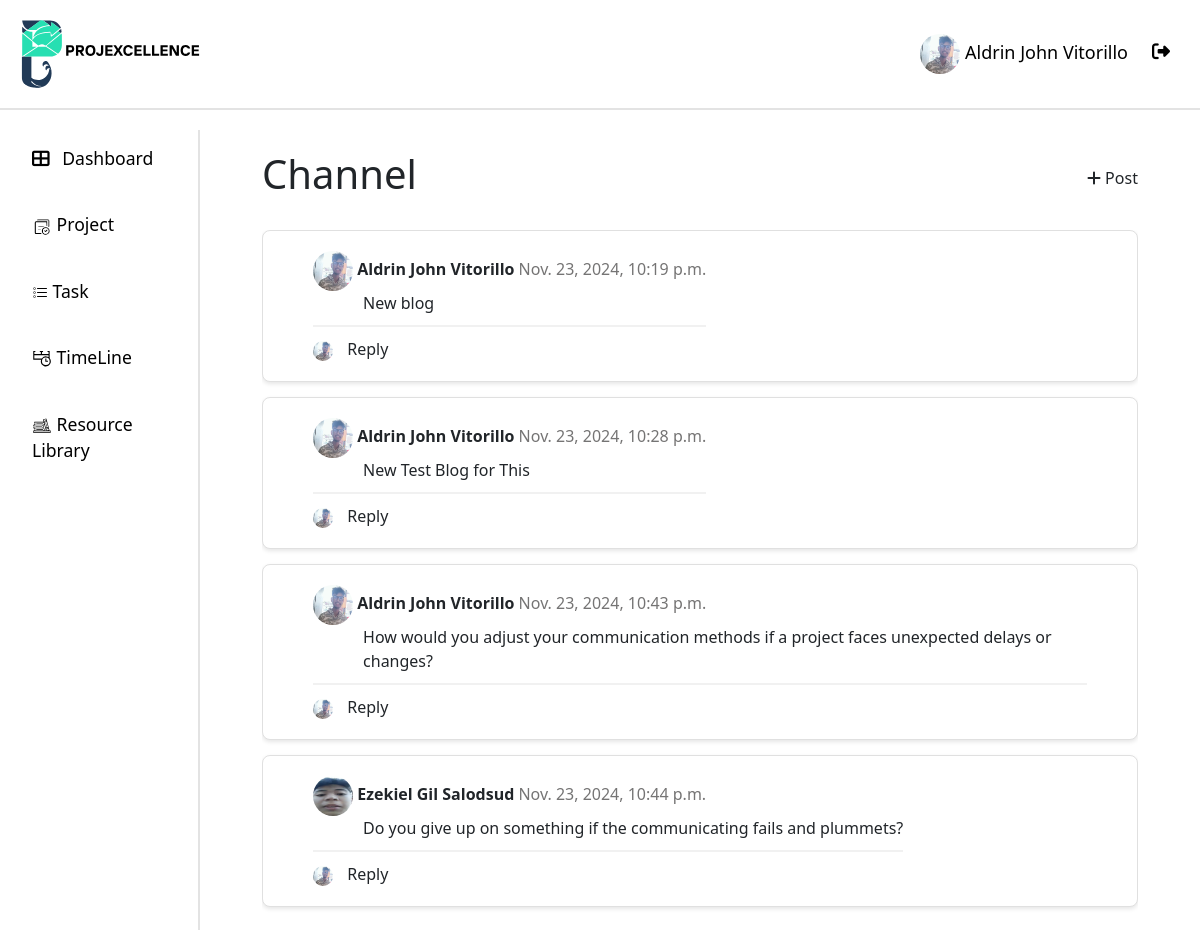
/blogpost/1 (signed in), run on the app's committed database.
### api/models.py (models this page shows, shortened)
class User(AbstractUser):
    ROLE_CHOICES = [
        ("ADMIN", "Admin"),
        ("PM", "projectmanger"),
        ("MEMBER", "member"),
    ]
    STATUS_CHOICES = [
        ("APPROVED", "Approved"),
        ("REJECTED", "Rejected"),
        ("PENDING", "Pending"),
    ]
    username = None  # Remove the username field entirely
    email = models.EmailField(_("email address"), unique=True)
    phone_regex = RegexValidator(
        regex=r"^\+?1?\d{9,15}$",
        message="Phone number must be entered in the format: '+999999999'. Up to 15 digits allowed.",
    )
    phone_number = models.CharField(validators=[phone_regex], max_length=17, blank=True)
    role = models.CharField(max_length=10, choices=ROLE_CHOICES, default="EMPLOYEE")
    date_of_hire = models.DateField(blank=True, null=True)
    profile_path = models.ImageField(null=True, blank=True,upload_to='profile/' )
    status = models.CharField(max_length=20, choices=STATUS_CHOICES, default="PENDING")
    groups = models.ManyToManyField(
        "auth.Group",
        verbose_name=_("groups"),
        blank=True,
        related_name="custom_user_set",
        related_query_name="custom_user",
    )
    user_permissions = models.ManyToManyField(
        "auth.Permission",
        verbose_name=_("user permissions"),
        blank=True,
        related_name="custom_user_set",
        related_query_name="custom_user",
    )
    objects = UserManager()
    USERNAME_FIELD = "email"
    REQUIRED_FIELDS = ["first_name", "last_name", "date_of_hire", "password"]

class BlogPost(models.Model):
    posted_by = models.ForeignKey(User, on_delete=models.CASCADE)
    time_posted = models.DateTimeField(auto_now_add=True)
    project = models.ForeignKey(Project, on_delete=models.CASCADE)
    message = models.TextField()

### api/views.py (the view, shortened to what this page needs)
# urls.py: path("blogpost/<int:project_id>",views.blog_list,name="blog_post"),
@login_required
def blog_list(request, project_id):
    add_blog_form = AddBlogForm()
    project = get_object_or_404(Project, id=project_id)
    blogs = BlogPost.objects.filter(project = project).order_by("time_posted")
    context = {
        "add_blog_form": AddBlogForm(),
        "project": project,
        "blogs":blogs,
    }
    return render(request, "BlogPost.html", context)

### api/templates/BlogPost.html (shortened to what this page needs)
{% extends "base.html" %}
{% load crispy_forms_tags %}
{% load custom_filters %}
{% block content %}
<div class="page-container">
    <div class="d-flex justify-content-between align-items-center mb-4">
        <h1>Channel</h1>
        <div class="add-task" data-bs-toggle="modal" data-bs-target="#addBlogModal">
            <i class="fas fa-plus mr-2"></i> Post
        </div>
    </div>
    <div id="tasks-list">
        {% for blog in blogs %}
        <div class="task-item ">
            <div class="task-content">
                <div>
                    <div class="task-title" style="align-items: center;">
                        <span style="font-weight: 600;"> <img class="avatar" src="{{blog.posted_by.profile_path.url }}" width="40px" height="40px" style="border-radius: 50%;" ></span>
                        <span style="font-weight: 600;">{{ blog.posted_by.first_name|capfirst}} {{blog.posted_by.last_name|capfirst }} </span>
                        <span style="font-weight: 300; color: rgb(117, 116, 116);">{{ blog.time_posted}}</span>
                    </div>
                    <div class="task-title" style="margin-left: 50px;">{{ blog.message}}</div>
                    <hr style="border: 1px solid rgb(200, 200, 200); margin: 10px 0;">
                    <div style="border: top 3px;">
                       <span><img class="avatar" src="{{ request.user.profile_path.url }}" width="20px" height="20px" style="border-radius: 50%;" ></span>
                       <span style="margin-left: 10px; padding-top: 20;">Reply</span>
                    </div>
                </div>
            </div>
        </div>
        {% endfor %}
</div>
{% endblock %}

### api/templates/base.html (shortened to what this page needs)
{% load static %}
<!DOCTYPE html>
<html lang="en">
  <head>
    <link
      href="https://cdn.jsdelivr.net/npm/bootstrap@5.3.0/dist/css/bootstrap.min.css"
      rel="stylesheet"
    />
    <link href="https://cdn.jsdelivr.net/npm/bootstrap-icons/font/bootstrap-icons.css" rel="stylesheet">
    <link
      href="https://cdnjs.cloudflare.com/ajax/libs/font-awesome/6.4.0/css/all.min.css"
      rel="stylesheet"
    />
    <link href="https://cdn.jsdelivr.net/npm/bootstrap@5.3.0/dist/css/bootstrap.min.css" rel="stylesheet">
  </head>
  <body>
    <header>
      <div class="header">
          <img src="{% static '/res/slogo.svg' %}" alt="logo" width="200px">
          <div class="profile" >
            <a class="nav-link {% if request.resolver_match.url_name == 'profile' %}active{% endif %}" href="{% url 'profile' %}">
              {% if request.user.profile_path.url != null  %}
                <img class="avatar" src="{{ request.user.profile_path.url }}" width="40px" height="40px" style="border-radius: 50%;" >
              {%endif%}
              {{ request.user.first_name|capfirst }} {{ request.user.last_name|capfirst }}
            </a>
            <a class="nav-link" href="{% url 'logout' %}" onclick="event.preventDefault(); document.getElementById('logout-form').submit();" style="margin-top: 5px;">
              <i class="fas fa-sign-out-alt me-2"></i>
            </a>
          </div>
      </div>
    </header>
    <div class="container-fluid">
      <div class="row">
        <nav
          id="sidebarMenu"
          class="col-md-3 col-lg-2 d-md-block sidebar collapse"
        >
          <ul class="nav flex-column">
            <li class="nav-item">
              <a class="nav-link {% if request.resolver_match.url_name == 'dashboard' %}active{% endif %}" href="{% url 'dashboard' %}">
                <i class="fas fa-th-large me-2"></i> Dashboard
              </a>
            </li>
            <li class="nav-item">
              <a class="nav-link {% if request.resolver_match.url_name == 'project' %}active{% endif %}" href="{% url 'project' %}">
                <img src="{% static '/res/projectIcon.svg' %}" alt="logo" width="20px">  Project
              </a>
            </li>
            <li class="nav-item">
              <a class="nav-link {% if request.resolver_match.url_name == 'task' %}active{% endif %}" href="{% url 'task' 'Pending' %}">
                 Task
              </a>
            </li>
            <li class="nav-item">
              <a class="nav-link {% if request.resolver_match.url_name == 'timeline' %}active{% endif %}" href="{% url 'timeline' %}">
                <img src="{% static '/res/timelineIcon.svg' %}" alt="logo" width="20px">  TimeLine
              </a>
            </li>
            <li class="nav-item">
              <a class="nav-link {% if request.resolver_match.url_name == 'resourceLib' %}active{% endif %}" href="{% url 'resourceLib' %}">
                <img src="{% static '/res/resourceIcon.svg' %}" alt="logo" width="20px"> Resource Library
              </a>
            </li>
          </ul>
        </nav>
        <main class="col-md-9 ms-sm-auto col-lg-10 px-md-4 main-content">
          {% block content %}{% endblock content %}
        </main>
      </div>
    </div>
  </body>
</html>

### api/templates/base.html (style rules this page uses)
.header { overflow: hidden; background-color: #ffffff; padding: 20px 10px; position: fixed; top: 0; width: 100%; z-index: 1000; margin-bottom: 10px; border-bottom: 2px solid #e3e3e3; height: 110px; display: flex; justify-content: space-between; align-items: center; }
.header a { float: left; color: black; text-align: center; padding: 12px; text-decoration: none; font-size: 18px; line-height: 25px; border-radius: 4px; }
body { margin-top: 130px; background-color: #ffffff; }
.sidebar { background-color: #ffffff; color: black; height: 100vh; overflow-y: auto; position: fixed; top: 100; left: 0; z-index: 1000; border-right: 2px solid #e3e3e3; }
.sidebar .nav-link { color: black; padding: 15px 20px; font-size: 1.1rem; margin-bottom: 10px; }
.main-content { margin-left: 0; padding-top: 20px; }

### api/templates/BlogPost.html (style rules this page uses)
.page-container { display: flex; flex-direction: column; min-height: 100vh; margin-left: 4%; margin-right: 4%; user-select: none; }
.task-content { display:flex; align-items: center; }
#tasks-list { flex: 1; overflow-y: auto; margin-bottom: 20px; }
.task-item { background-color: #ffffff; border: 1px solid #e0e0e0; border-radius: 8px; padding: 20px; padding-left: 50px; padding-right: 50px; margin-bottom: 15px; cursor: pointer; transition: all 0.3s ease; box-shadow: 0 2px 4px rgba(0,0,0,0.1); }

### data on the page
User: user.profile_path (picture), user.first_name "Aldrin John", user.last_name "Vitorillo"
BlogPost: posted_by.profile_path (picture), posted_by.first_name "Aldrin John", posted_by.last_name "Vitorillo", time_posted "Nov. 23, 2024, 10:19 p.m.", message "New blog", user.profile_path (picture)
BlogPost: posted_by.profile_path (picture), posted_by.first_name "Aldrin John", posted_by.last_name "Vitorillo", time_posted "Nov. 23, 2024, 10:28 p.m.", message "New Test Blog for This", user.profile_path (picture)
BlogPost: posted_by.profile_path (picture), posted_by.first_name "Aldrin John", posted_by.last_name "Vitorillo", time_posted "Nov. 23, 2024, 10:43 p.m.", message "How would you adjust your communication methods if a project faces unexpected delays or changes?", user.profile_path (picture)
BlogPost: posted_by.profile_path (picture), posted_by.first_name "Ezekiel Gil", posted_by.last_name "Salodsud", time_posted "Nov. 23, 2024, 10:44 p.m.", message "Do you give up on something if the communicating fails and plummets?", user.profile_path (picture)
